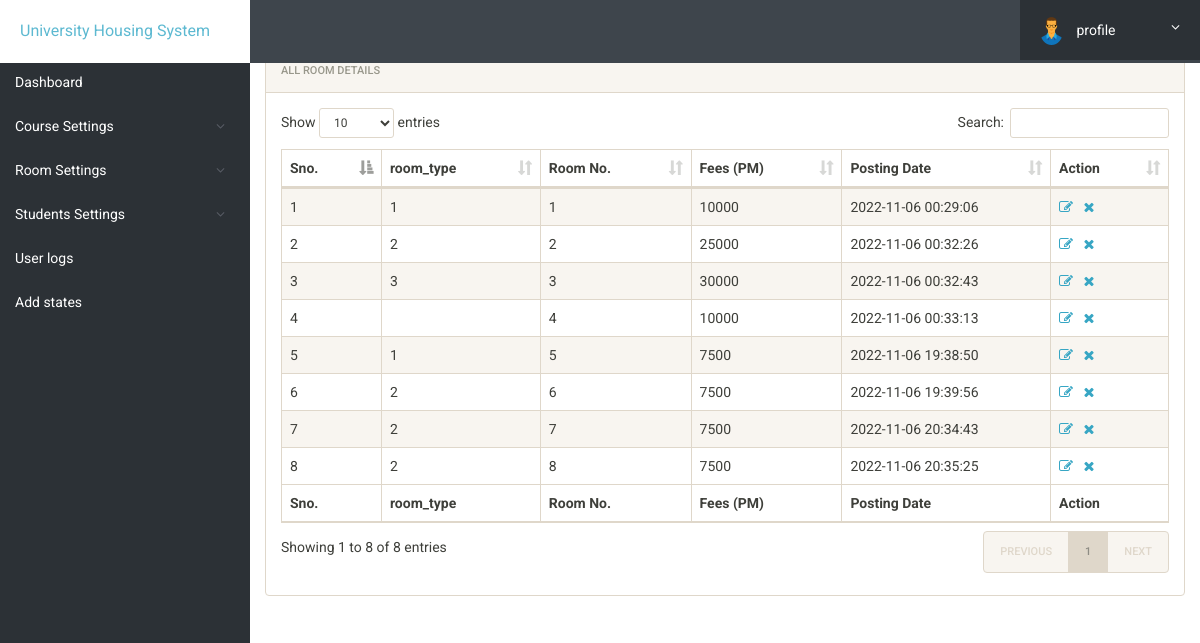
Screenshot of /admin/manage-rooms.php (signed in) with the database file from the repository.
### tables this page shows
CREATE TABLE `rooms` (
  `id` int(11) NOT NULL,
  `room_type` varchar(11) NOT NULL,
  `room_no` int(11) NOT NULL,
  `fees` int(11) NOT NULL,
  `posting_date` timestamp NOT NULL DEFAULT current_timestamp()
);

### admin/manage-rooms.php (the view, shortened to what this page needs)
<?php
include('includes/config.php');
?>
<!doctype html>
<html lang="en" class="no-js">
    <head>
        <?php include("includes/head.php") ?>
    </head>
    <body>
        <?php include('includes/header.php');?>
        <div class="ts-main-content">
            <?php include('includes/sidebar.php');?>
            <div class="content-wrapper">
                <div class="container-fluid">
                    <div class="row">
                        <div class="col-md-12">
                            <div class="panel panel-default" style="margin-top: 4px;">
                                <div class="panel-heading">All Room Details</div>
                                <div class="panel-body">
                                    <table id="zctb" class="display table table-striped table-bordered table-hover"
                                        cellspacing="0" width="100%">
                                        <thead>
                                            <tr>
                                                <th>Sno.</th>
                                                <th>room_type</th>
                                                <th>Room No.</th>
                                                <th>Fees (PM) </th>
                                                <th>Posting Date </th>
                                                <th>Action</th>
                                            </tr>
                                        </thead>
                                        <tfoot>
                                            <tr>
                                                <th>Sno.</th>
                                                <th>room_type</th>
                                                <th>Room No.</th>
                                                <th>Fees (PM) </th>
                                                <th>Posting Date </th>
                                                <th>Action</th>
                                            </tr>
                                        </tfoot>
                                        <tbody>
                                            <?php
										$ret="select * from rooms";
										$stmt= $mysqli->prepare($ret) ;
										$stmt->execute() ;
										$res=$stmt->get_result();
										$cnt=1;
										while($row=$res->fetch_object())
											{
												?>
                                            <tr>
                                                <td><?php echo $cnt;;?></td>
                                                <td><?php echo $row->room_type;?></td>
                                                <td><?php echo $row->room_no;?></td>
                                                <td><?php echo $row->fees;?></td>
                                                <td><?php echo $row->posting_date;?></td>
                                                <td><a href="edit-room.php?id=<?php echo $row->id;?>"><i
                                                            class="fa fa-edit"></i></a>&nbsp;&nbsp;
                                                    <a href="manage-rooms.php?del=<?php echo $row->id;?>"
                                                        onclick="return confirm(" are you sure you want to
                                                        delete?");"><i class="fa fa-close"></i></a>
                                                </td>
                                            </tr>
                                            <?php
									$cnt=$cnt+1;
									 } ?>
                                        </tbody>
                                    </table>
                                </div>
                            </div>
                        </div>
                    </div>
                </div>
            </div>
        </div>
    </body>
</html>

### admin/includes/head.php (shortened to what this page needs)
<link rel="stylesheet" href="css/font-awesome.min.css">
<link rel="stylesheet" href="css/bootstrap.min.css">
<link rel="stylesheet" href="css/dataTables.bootstrap.min.css">>
<link rel="stylesheet" href="css/bootstrap-social.css">
<link rel="stylesheet" href="css/bootstrap-select.css">
<link rel="stylesheet" href="css/fileinput.min.css">
<link rel="stylesheet" href="css/awesome-bootstrap-checkbox.css">
<link rel="stylesheet" href="css/style.css">

### admin/includes/header.php (shortened to what this page needs)
<div class="brand clearfix">
    <a href="index.php" class="logo" style="font-size:16px;background-color:white;">University Housing System</a>
    <ul class="ts-profile-nav">
        <li class="ts-account">
            <a href="#"><img src="img/avatar.png" class="ts-avatar hidden-side" alt=""> profile <i
                    class="fa fa-angle-down hidden-side"></i></a>
        </li>
    </ul>
</div>

### admin/includes/sidebar.php (shortened to what this page needs)
<nav class="ts-sidebar">
    <ul class="ts-sidebar-menu">
        <li><a href="dashboard.php"> Dashboard</a></li>
        <li><a href="#"> Course Settings</a>
        </li>
        <li><a href="#">Room Settings</a>
        </li>
        <li><a href="#">Students Settings</a>
        </li>
        <li><a href="access-log.php">User logs</a></li>
        <li><a href="createstate.php">Add states</a></li>
    </ul>
</nav>

### admin/css/style.css (style rules this page uses)
html { font-size: 14px; }
@media only screen and (min-width: 480px) { html { font-size: 17px; } }
@media only screen and (min-width: 768px) { html { font-size: 14px; } }
body { font-size: 1em; }
a { color: #37a6c4; }
.panel { overflow: hidden; }
ul, li { margin: 0; padding: 0; list-style: none; }
.brand { background: #3e454c; position: relative; z-index: 3; position: fixed; width: 100%; top: 0; }
.brand .logo { box-sizing: border-box; padding: 20px; float: left; display: block; width: 200px; }
@media only screen and (min-width: 992px) { .brand .logo { width: 250px; } }
.brand .ts-profile-nav { float: right; display: none; }
.brand .ts-profile-nav li { float: left; position: relative; }
.brand .ts-profile-nav li a { display: block; padding: 20px; color: #fff; }
.brand .ts-profile-nav .ts-account .fa-angle-down { float: right; }
.brand .ts-profile-nav .ts-account > a { width: 180px; background: #2c3136; }
.brand .ts-profile-nav .ts-account .ts-avatar { border-radius: 50%; height: 28px; margin: -10px 0; margin-right: 10px; }
@media only screen and (min-width: 992px) { .brand .ts-profile-nav { display: block; } }
.ts-sidebar { background: #2c3136; max-height: 0; transition: max-height 0.3s; overflow: hidden; position: fixed; z-index: 2; width: 100%; bottom: 0; top: 60px; overflow-y: auto; }
@media only screen and (min-width: 992px) { .ts-sidebar { max-height: 100%; bottom: 0; } }
.ts-sidebar-menu a { display: block; text-decoration: none; padding: 12px 15px; color: #fff; }
.ts-sidebar-menu li { position: relative; }
.ts-main-content .content-wrapper { padding-top: 15px; margin-top: 10px; }
@media only screen and (min-width: 992px) { .ts-main-content .ts-sidebar { width: 250px; float: left; } }
@media only screen and (min-width: 992px) { .ts-main-content .content-wrapper { margin-left: 250px; } }

### rows the page displays
rooms: room_type "1", room_no "1", fees "10000", posting_date "2022-11-06 00:29:06"
rooms: room_type "2", room_no "2", fees "25000", posting_date "2022-11-06 00:32:26"
rooms: room_type "3", room_no "3", fees "30000", posting_date "2022-11-06 00:32:43"
rooms: room_no "4", fees "10000", posting_date "2022-11-06 00:33:13"
rooms: room_type "1", room_no "5", fees "7500", posting_date "2022-11-06 19:38:50"
rooms: room_type "2", room_no "6", fees "7500", posting_date "2022-11-06 19:39:56"
rooms: room_type "2", room_no "7", fees "7500", posting_date "2022-11-06 20:34:43"
rooms: room_type "2", room_no "8", fees "7500", posting_date "2022-11-06 20:35:25"
